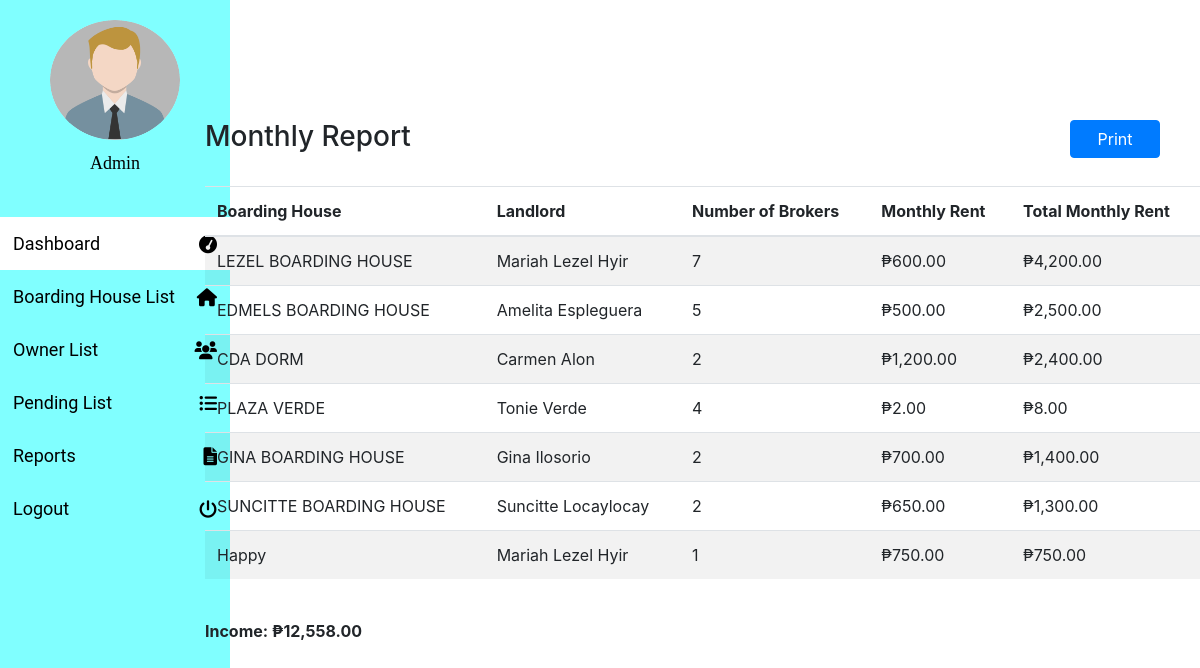
The app's page /admin/report.php (signed in) with its own data.
### tables this page shows
CREATE TABLE `rental` (
  `id` int(100) NOT NULL,
  `rental_id` int(255) NOT NULL,
  `landlord_id` int(100) NOT NULL,
  `title` varchar(100) NOT NULL,
  `contact_number` varchar(100) NOT NULL,
  `address` varchar(100) NOT NULL,
  `slots` varchar(100) NOT NULL,
  `map` varchar(1000) NOT NULL,
  `photo` varchar(1000) NOT NULL,
  `monthly` float DEFAULT NULL,
  `description` varchar(10000) NOT NULL,
  `wifi` varchar(80) NOT NULL,
  `water` varchar(80) NOT NULL,
  `kuryente` varchar(80) NOT NULL
);

CREATE TABLE `landlords` (
  `id` int(100) NOT NULL,
  `name` varchar(100) NOT NULL,
  `email` varchar(100) NOT NULL,
  `Address` varchar(80) NOT NULL,
  `profile_photo` varchar(80) NOT NULL,
  `contact_number` varchar(80) NOT NULL,
  `facebook` varchar(80) NOT NULL,
  `password` varchar(100) NOT NULL,
  `status` varchar(100) NOT NULL
);

### admin/report.php (the view, shortened to what this page needs)
<?php
include('header.php');
?>
<?php
$total_income = 0;
$query = "
    SELECT r.rental_id AS rental_id, r.title, r.monthly, l.name AS landlord_name, b.name AS broker_name
    FROM rental AS r
    LEFT JOIN book AS b ON r.rental_id = b.bhouse_id AND b.status = 'Approved'
    LEFT JOIN landlords AS l ON r.landlord_id = l.id
";
$result = mysqli_query($dbconnection, $query);
$rows = [];
while ($row = mysqli_fetch_assoc($result)) {
    $rental_id = $row['rental_id'];
    $title = htmlspecialchars($row['title']);
    $monthly = floatval($row['monthly']);
    $landlord_name = htmlspecialchars($row['landlord_name']);
    $broker_name = htmlspecialchars($row['broker_name']);
    if (!isset($rows[$rental_id])) {
        $rows[$rental_id] = [
            'title' => $title,
            'landlord' => $landlord_name,
            'monthly' => $monthly,
            'broker_count' => 0,
            'total_monthly' => 0
        ];
    }
    if ($broker_name) {
        $rows[$rental_id]['broker_count']++;
        $rows[$rental_id]['total_monthly'] += $monthly;
        $total_income += $monthly;
    }
}
$display_rows = [];
foreach ($rows as $rental_id => $data) {
    if ($data['broker_count'] > 0) {
        $total_monthly_rent = '₱' . number_format($data['monthly'] * $data['broker_count'], 2);
        $display_rows[] = [
            'title' => $data['title'],
            'landlord' => $data['landlord'],
            'brokers' => $data['broker_count'],
            'monthly_rent' => '₱' . number_format($data['monthly'], 2),
            'total_monthly' => $total_monthly_rent
        ];
    }
}
?>
<div class="row">
    <div class="col-sm-2">
        <?php include('sidebar.php'); ?>
    </div>
    <div class="col-sm-10">
        <br />
        <br><br><br><br>
        <h3>
            Monthly Report
            <button class="btn btn-primary btn-print" style="float: right;" onclick="window.print()">Print</button>
        </h3>
        <br />
        <table class="table table-striped">
            <thead>
                <tr>
                    <th>Boarding House</th>
                    <th>Landlord</th>
                    <th>Number of Brokers</th>
                    <th>Monthly Rent</th>
                    <th>Total Monthly Rent</th>
                </tr>
            </thead>
            <tbody>
                <?php foreach ($display_rows as $row): ?>
                    <tr>
                        <td><?php echo $row['title']; ?></td>
                        <td><?php echo $row['landlord']; ?></td>
                        <td><?php echo $row['brokers']; ?></td>
                        <td><?php echo $row['monthly_rent']; ?></td>
                        <td><?php echo $row['total_monthly']; ?></td>
                    </tr>
                <?php endforeach; ?>
            </tbody>
        </table>
        <div>
            <strong style="margin-left: 1190px;">Total Income: ₱<?php echo number_format($total_income, 2); ?></strong>
        </div>
    </div>
</div>
<?php include('footer.php'); ?>

### admin/header.php (style rules this page uses)
body, html { margin: 0; padding: 0; overflow-x: hidden; }

### admin/report.php (style rules this page uses)
.btn { margin-right: 40px; width: 90px; }

### records on screen
rental: title "Happy", landlord.name "Mariah Lezel Hyir", brokers "1", monthly_rent "₱750.00", total_monthly "₱750.00"

### other values on screen
$row['title'] "LEZEL BOARDING HOUSE"
$row['landlord'] "Mariah Lezel Hyir"
$row['brokers'] "7"
$row['monthly_rent'] "₱600.00"
$row['total_monthly'] "₱4,200.00"
$row['title'] "EDMELS BOARDING HOUSE"
$row['landlord'] "Amelita Espleguera"
$row['brokers'] "5"
$row['monthly_rent'] "₱500.00"
$row['total_monthly'] "₱2,500.00"
$row['title'] "CDA DORM"
$row['landlord'] "Carmen Alon"
$row['brokers'] "2"
$row['monthly_rent'] "₱1,200.00"
$row['total_monthly'] "₱2,400.00"
